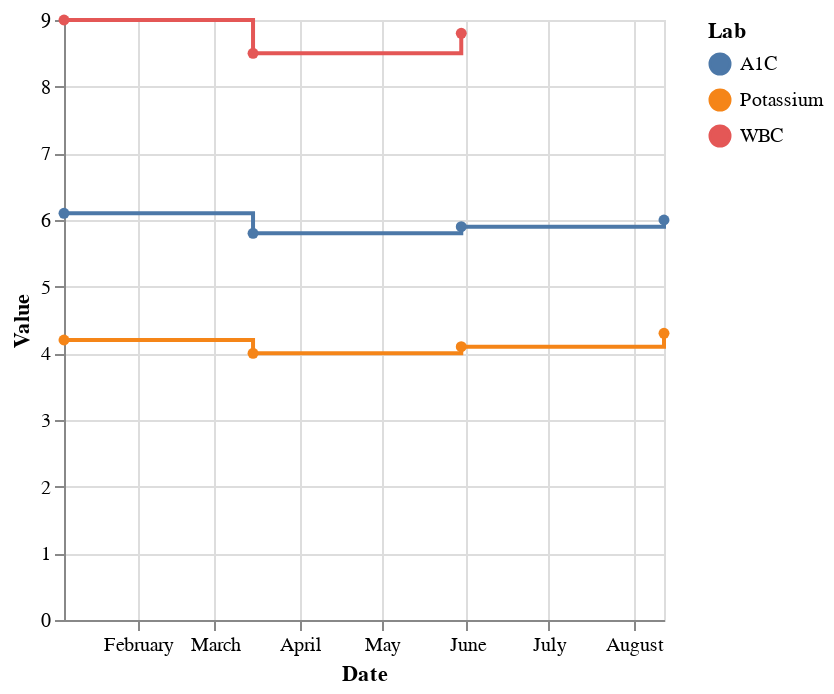

The code cell stored with this chart in its notebook:
### Code cell
import altair as alt
from vega_datasets import data

alt.Chart(df.to_pandas()).mark_line(interpolate='step-after', point=True).encode(
    x='Date:T',
    y='Value:Q',
    color="Lab",
).transform_filter(
    alt.datum.Patient == 'Patient 1'
)

### Figure 1 — Vega-Lite specification as saved in the notebook (floating-point values rounded to 4 significant figures)
{"config": {"view": {"continuousWidth": 300, "continuousHeight": 300}}, "data": {"name": "data-56b95d23462cb30b8a3eca94a325522b"}, "mark": {"type": "line", "interpolate": "step-after", "point": true}, "encoding": {"color": {"field": "Lab", "type": "nominal"}, "x": {"field": "Date", "type": "temporal"}, "y": {"field": "Value", "type": "quantitative"}}, "transform": [{"filter": "(datum.Patient === 'Patient 1')"}], "$schema": "https://vega.github.io/schema/vega-lite/v5.8.0.json", "datasets": {"data-56b95d23462cb30b8a3eca94a325522b": [{"Patient": "Patient 1", "Date": "2022-01-05T00:00:00", "Lab": "A1C", "Value": 6.1}, {"Patient": "Patient 1", "Date": "2022-01-05T00:00:00", "Lab": "Potassium", "Value": 4.2}, {"Patient": "Patient 1", "Date": "2022-01-05T00:00:00", "Lab": "WBC", "Value": 9.0}, {"Patient": "Patient 1", "Date": "2022-03-15T00:00:00", "Lab": "A1C", "Value": 5.8}, {"Patient": "Patient 1", "Date": "2022-03-15T00:00:00", "Lab": "Potassium", "Value": 4.0}, {"Patient": "Patient 1", "Date": "2022-03-15T00:00:00", "Lab": "WBC", "Value": 8.5}, {"Patient": "Patient 1", "Date": "2022-05-30T00:00:00", "Lab": "A1C", "Value": 5.9}, {"Patient": "Patient 1", "Date": "2022-05-30T00:00:00", "Lab": "Potassium", "Value": 4.1}, {"Patient": "Patient 1", "Date": "2022-05-30T00:00:00", "Lab": "WBC", "Value": 8.8}, {"Patient": "Patient 1", "Date": "2022-08-12T00:00:00", "Lab": "A1C", "Value": 6.0}, {"Patient": "Patient 1", "Date": "2022-08-12T00:00:00", "Lab": "Potassium", "Value": 4.3}, {"Patient": "Patient 2", "Date": "2022-08-12T00:00:00", "Lab": "WBC", "Value": 9.5}, {"Patient": "Patient 2", "Date": "2022-02-14T00:00:00", "Lab": "A1C", "Value": 7.2}, {"Patient": "Patient 2", "Date": "2022-02-14T00:00:00", "Lab": "Potassium", "Value": 4.4}, {"Patient": "Patient 2", "Date": "2022-02-14T00:00:00", "Lab": "WBC", "Value": 10.5}, {"Patient": "Patient 2", "Date": "2022-04-20T00:00:00", "Lab": "A1C", "Value": 7.0}, {"Patient": "Patient 2", "Date": "2022-04-20T00:00:00", "Lab": "Potassium", "Value": 4.5}, {"Patient": "Patient 2", "Date": "2022-04-20T00:00:00", "Lab": "WBC", "Value": 10.0}, {"Patient": "Patient 2", "Date": "2022-06-25T00:00:00", "Lab": "A1C", "Value": 7.1}, {"Patient": "Patient 2", "Date": "2022-06-25T00:00:00", "Lab": "Potassium", "Value": 4.3}, {"Patient": "Patient 2", "Date": "2022-06-25T00:00:00", "Lab": "WBC", "Value": 10.2}, {"Patient": "Patient 2", "Date": "2022-09-05T00:00:00", "Lab": "A1C", "Value": 6.9}, {"Patient": "Patient 3", "Date": "2022-09-05T00:00:00", "Lab": "Potassium", "Value": 4.4}, {"Patient": "Patient 3", "Date": "2022-09-05T00:00:00", "Lab": "WBC", "Value": 9.8}, {"Patient": "Patient 3", "Date": "2022-03-02T00:00:00", "Lab": "A1C", "Value": 8.5}, {"Patient": "Patient 3", "Date": "2022-03-02T00:00:00", "Lab": "Potassium", "Value": 4.7}, {"Patient": "Patient 3", "Date": "2022-03-02T00:00:00", "Lab": "WBC", "Value": 9.5}, {"Patient": "Patient 3", "Date": "2022-05-11T00:00:00", "Lab": "A1C", "Value": 8.3}, {"Patient": "Patient 3", "Date": "2022-05-11T00:00:00", "Lab": "Potassium", "Value": 4.6}, {"Patient": "Patient 3", "Date": "2022-05-11T00:00:00", "Lab": "WBC", "Value": 9.0}, {"Patient": "Patient 3", "Date": "2022-07-19T00:00:00", "Lab": "A1C", "Value": 8.4}, {"Patient": "Patient 3", "Date": "2022-07-19T00:00:00", "Lab": "Potassium", "Value": 4.8}, {"Patient": "Patient 3", "Date": "2022-07-19T00:00:00", "Lab": "WBC", "Value": 7.8}]}}
